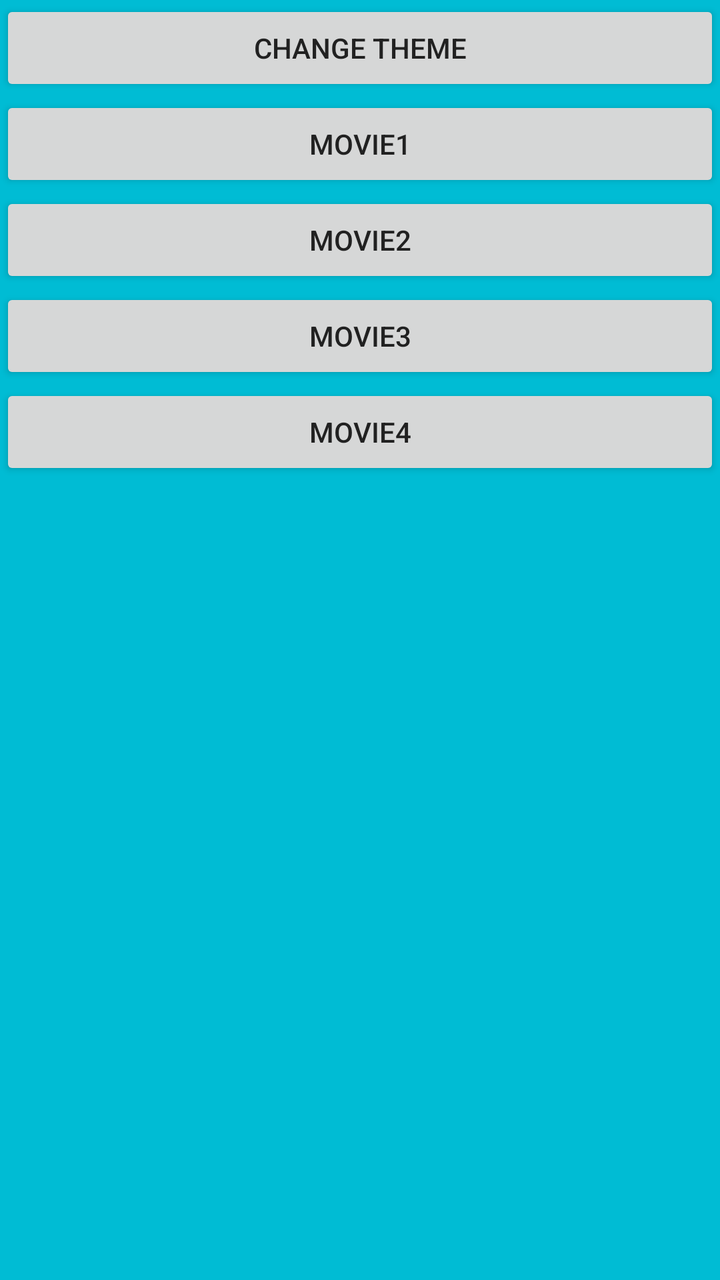
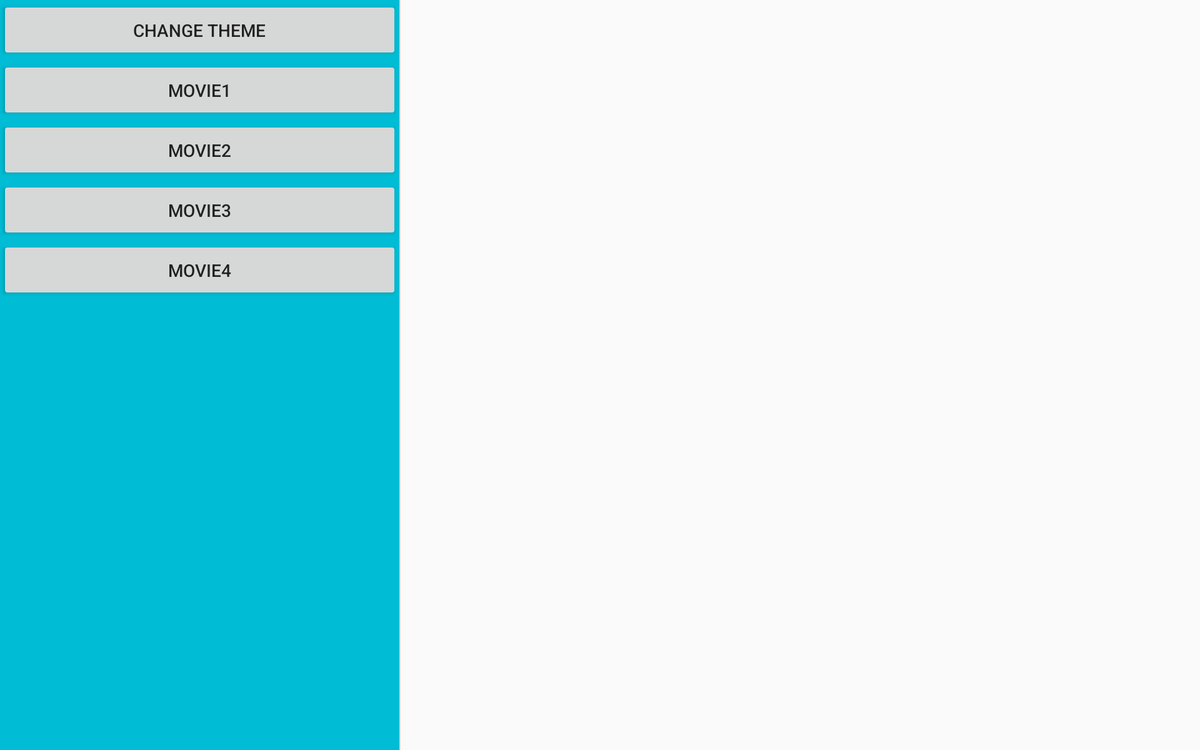

Compare how this app lays out the same screen by default and in its alternative resource folder. The renders come first, then the two layout files and the values they reference.
<!-- AndroidManifest.xml: application theme AppTheme -->
<!-- res/layout/movie_list.xml -->
<?xml version="1.0" encoding="utf-8"?>
<LinearLayout
    xmlns:android="http://schemas.android.com/apk/res/android"
    android:orientation="vertical"
    android:layout_width="match_parent"
    android:layout_height="match_parent"
    android:background="@color/colorAccent">

    <android.support.v7.widget.RecyclerView
        android:layout_width="match_parent"
        android:layout_height="wrap_content"
        android:id="@+id/recyclerView_main"/>

    <Button
        android:layout_width="match_parent"
        android:layout_height="wrap_content"
        android:id="@+id/button_theme"
        android:text="Change Theme"
        android:layout_below="@id/recyclerView_main"/>

    <Button
        android:layout_width="match_parent"
        android:layout_height="wrap_content"
        android:id="@+id/button_movie1"
        android:text="Movie1"
        android:layout_below="@id/button_theme"/>

    <Button
        android:layout_width="match_parent"
        android:layout_height="wrap_content"
        android:id="@+id/button_movie2"
        android:text="Movie2"
        android:layout_below="@id/button_movie1"/>

    <Button
        android:layout_width="match_parent"
        android:layout_height="wrap_content"
        android:id="@+id/button_movie3"
        android:text="Movie3"
        android:layout_below="@id/button_movie2"/>

    <Button
        android:layout_width="match_parent"
        android:layout_height="wrap_content"
        android:id="@+id/button_movie4"
        android:text="Movie4"
        android:layout_below="@id/button_movie3"/>

</LinearLayout>
<!-- resources referenced by this layout -->
<resources>
  <color name="colorAccent">#00BCD4</color>
  <style name="AppTheme" parent="Theme.AppCompat.Light.DarkActionBar">
          
          <item name="colorPrimary">@color/colorPrimary</item>
          <item name="colorPrimaryDark">@color/colorPrimaryDark</item>
          <item name="colorAccent">@color/colorAccent</item>
          <item name="android:textColorPrimary">@color/textColorPrimary</item>
          <item name="android:textColorSecondary">@color/textColorSecondary</item>
      </style>
  <color name="colorPrimary">#F44336</color>
  <color name="colorPrimaryDark">#D32F2F</color>
  <color name="textColorPrimary">#212121</color>
  <color name="textColorSecondary">#757575</color>
</resources>
<!-- res/layout-w900dp/movie_list.xml (the author's variant of the layout above) -->
<!-- drawn on a 7-inch tablet turned sideways -->
<?xml version="1.0" encoding="utf-8"?>
<LinearLayout
    xmlns:android="http://schemas.android.com/apk/res/android"
    xmlns:tools="http://schemas.android.com/tools"
    android:layout_width="match_parent"
    android:layout_height="match_parent"
    android:baselineAligned="false"
    android:divider="?android:attr/dividerHorizontal"
    android:orientation="horizontal"
    android:showDividers="middle"
    tools:context="cz.muni.fi.pv256.movio2.uco_410371.MainFragment">

    

    <LinearLayout
        xmlns:android="http://schemas.android.com/apk/res/android"
        android:orientation="vertical"
        android:layout_width="0dp"
        android:layout_height="match_parent"
        android:layout_weight="1"
        android:background="@color/colorAccent">

        <android.support.v7.widget.RecyclerView
            android:layout_width="match_parent"
            android:layout_height="wrap_content"
            android:id="@+id/recyclerView_main"/>

        <Button
            android:layout_width="match_parent"
            android:layout_height="wrap_content"
            android:id="@+id/button_theme"
            android:text="Change Theme"
            android:layout_below="@id/recyclerView_main"/>

        <Button
            android:layout_width="match_parent"
            android:layout_height="wrap_content"
            android:id="@+id/button_movie1"
            android:text="Movie1"
            android:layout_below="@id/button_theme"/>

        <Button
            android:layout_width="match_parent"
            android:layout_height="wrap_content"
            android:id="@+id/button_movie2"
            android:text="Movie2"
            android:layout_below="@id/button_movie1"/>

        <Button
            android:layout_width="match_parent"
            android:layout_height="wrap_content"
            android:id="@+id/button_movie3"
            android:text="Movie3"
            android:layout_below="@id/button_movie2"/>

        <Button
            android:layout_width="match_parent"
            android:layout_height="wrap_content"
            android:id="@+id/button_movie4"
            android:text="Movie4"
            android:layout_below="@id/button_movie3"/>

    </LinearLayout>

    <FrameLayout
        android:id="@+id/movie_detail_container"
        android:layout_width="0dp"
        android:layout_height="match_parent"
        android:layout_weight="2"/>

</LinearLayout>
